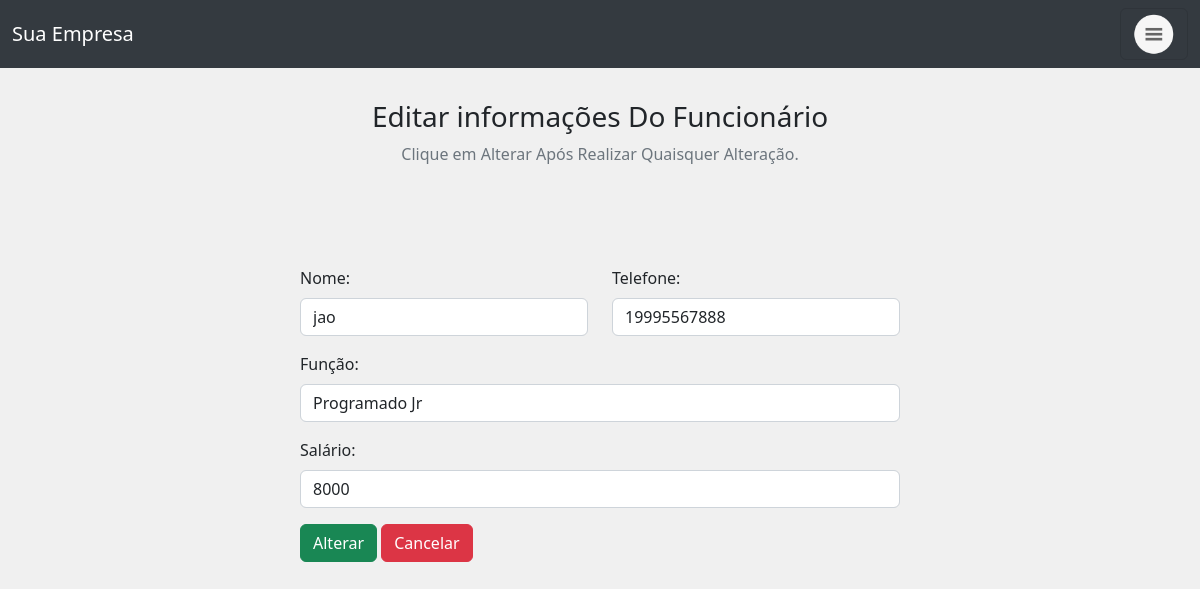
Page /view/editar_fun.php?id=9 on the committed database.
### tables this page shows
CREATE TABLE `crud` (
  `id` int(100) NOT NULL,
  `nome` varchar(100) NOT NULL,
  `telefone` varchar(100) NOT NULL,
  `funcao` varchar(100) NOT NULL,
  `salario` decimal(65,0) NOT NULL
);

### view/editar_fun.php (the view, shortened to what this page needs)
<!DOCTYPE html>
<html lang="pt">
<head>
  <link href="https://cdn.jsdelivr.net/npm/bootstrap@5.2.3/dist/css/bootstrap.min.css" rel="stylesheet">
  <link rel="stylesheet" href="https://cdnjs.cloudflare.com/ajax/libs/font-awesome/6.4.0/css/all.min.css" />
  <link rel="stylesheet" href="../styleInicio.css">
</head>
<body>
<nav class="navbar bg-body-tertiary fixed-top">
  <div class="container-fluid">
  <a class="navbar-brand navbar-brand-text" href="#">Sua Empresa</a>
    <button class="navbar-toggler" type="button" data-bs-toggle="offcanvas" data-bs-target="#offcanvasNavbar" aria-controls="offcanvasNavbar" aria-label="Toggle navigation">
    <img src="../img/menu.png"  style="max-widht:52px; max-height:42px;">
    </button>
  </div>
</nav>
  <div class="container">
    <div class="text-center mb-4">
      <h3>Editar informações Do Funcionário</h3>
      <p class="text-muted">Clique em Alterar Após Realizar Quaisquer Alteração.</p>
    </div>
    <?php
     include('../model/conexao.php');
     $id = $_GET["id"];
    $sql = "SELECT * FROM `crud` WHERE id = $id LIMIT 1";
    $result = mysqli_query($conexao, $sql);
    $row = mysqli_fetch_assoc($result);
    ?>
    <div class="container d-flex justify-content-center">
      <form action="../controller/controller_editar_fun.php" method="POST" style="width:50vw; min-width:300px;">
        <div class="row mb-3">
          <div class="col">
            <label class="form-label">Nome:</label>
            <input type="text" class="form-control" name="nome" value="<?php echo $row['nome'] ?>">
          </div>
          <div class="col">
            <label class="form-label">Telefone:</label>
            <input type="text" class="form-control" name="telefone" value="<?php echo $row['telefone'] ?>">
          </div>
        </div>
        <div class="mb-3">
          <label class="form-label">Função:</label>
          <input type="text" class="form-control" name="funcao" value="<?php echo $row['funcao'] ?>">
        </div>
        <div class="mb-3">
          <label class="form-label">Salário:</label>
          <input type="text" class="form-control" name="salario" value="<?php echo $row['salario'] ?>">
        </div>
        <div>
          <button type="submit" class="btn btn-success" name="submit">Alterar</button>
          <a href="../view/inicio.php" class="btn btn-danger">Cancelar</a>
        </div>
      </form>
    </div>
  </div>
</body>
</html>

### styleInicio.css (style rules this page uses)
body { font-family: 'Segoe UI', Tahoma, Geneva, Verdana, sans-serif; background-color: #f0f0f0; }
.navbar { background-color: #343a40; }
.container { margin-top: 100px; }
.navbar-brand-text { color: #fff; }
.navbar-toggler { color: #fff }

### rows in the picture
crud: nome "jao", telefone "19995567888", funcao "Programado Jr", salario "8000"
